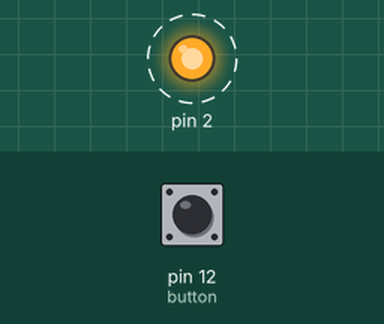
Recording of a sketch running on a simulated Arduino Uno, built with avr-gcc and run on an emulated ATmega328P. On the bench: output pins drawn as LEDs (lit = HIGH). Dashed ring = blinking. Inputs (shaded band) come from the test bench; at power-on: pin 12 (button) LOW. What the sketch prints to the serial monitor is not drawn.

Above: at 0.1 s.
Timing chart, 0 to 3.0 s (numbered marks = the images above):
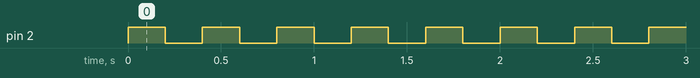

The sketch:

sketch_nov07a.ino
```cpp
const int button = 12;

void setup() {
  Serial.begin(115200);

  pinMode(2, OUTPUT);
}

void loop() {
  Serial.println(digitalRead(button));

  digitalWrite(2, HIGH);
  delay(200);
  digitalWrite(2, LOW);
  delay(200);
}
```

Measured:
- by itself, pin 2: alternates HIGH for 0.20 s and LOW for 0.20 s
